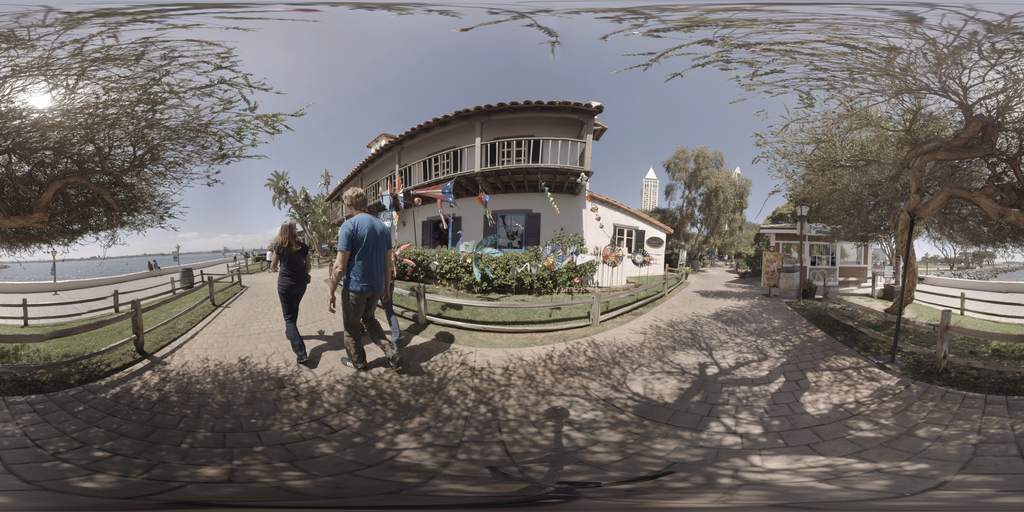
#> input picture dataset/other_data_set/othim19/data/othim19.png, 1024 x 512 px, found by its file name
$ python plot_fig_SBCCI2.py
#> lines starting #> are read from the running program, lines starting #| are printed output that depends on the picture
import math

import numpy as np
from PIL import Image, ImageDraw


def line_between_circles(c1, r1, c2, r2):
    """
    Returns two points (p1, p2) where the line connecting centers
    intersects the boundaries of the two circles.

    c1, c2: (x, y) centers
    r1, r2: radii
    """
    x1, y1 = c1
    x2, y2 = c2

    dx = x2 - x1
    dy = y2 - y1
    dist = math.hypot(dx, dy)

    if dist == 0:
        return c1, c2  # degenerate case

    ux = dx / dist
    uy = dy / dist

    # point on boundary of first circle
    p1 = (x1 + ux * r1, y1 + uy * r1)

    # point on boundary of second circle
    p2 = (x2 - ux * r2, y2 - uy * r2)

    return p1, p2


def circular_zoom(
    image_path, center, roi_size, zoom_factor=2.5, bubble_center=(300, 300)
):
    """
    image_path: path to input image
    center: (x, y) center of ROI
    roi_size: size of square ROI (pixels)
    zoom_factor: how much to enlarge
    bubble_center: where to place zoomed circle
    """
#> called with center = (550, 120), roi_size = 120, zoom_factor = 3, bubble_center = (170, 100)

    img = Image.open(image_path).convert("RGB")
#> img is the input picture: PIL image 1024x512 RGB; mean R, G, B 113.2, 107.7, 104.9
    draw = ImageDraw.Draw(img)

    x, y = center
    half = roi_size // 2

    # Crop ROI
    roi = img.crop((x - half, y - half, x + half, y + half))
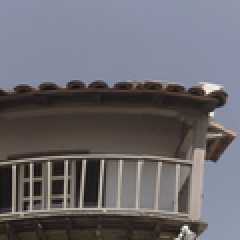
#> roi: PIL image 120x120 RGB (shown 2 times larger); mean R, G, B 106.6, 104.4, 109.6

    # Resize (zoom)
    zoom_size = int(roi_size * zoom_factor)
    roi_zoom = roi.resize((zoom_size, zoom_size), Image.NEAREST)
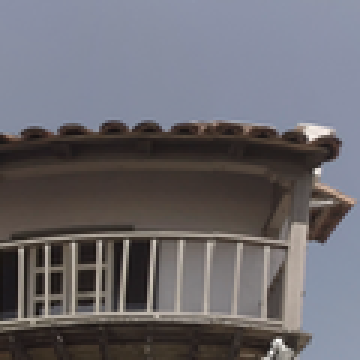
#> roi_zoom: PIL image 360x360 RGB; mean R, G, B 106.6, 104.4, 109.6

    # Create circular mask
    mask = Image.new("L", (zoom_size, zoom_size), 0)
#> mask: PIL image 360x360 L; every value is 0
    mask_draw = ImageDraw.Draw(mask)
    mask_draw.ellipse((0, 0, zoom_size, zoom_size), fill=255)

    # Paste zoomed ROI as circle
    bx, by = bubble_center
    img.paste(roi_zoom, (bx, by), mask)
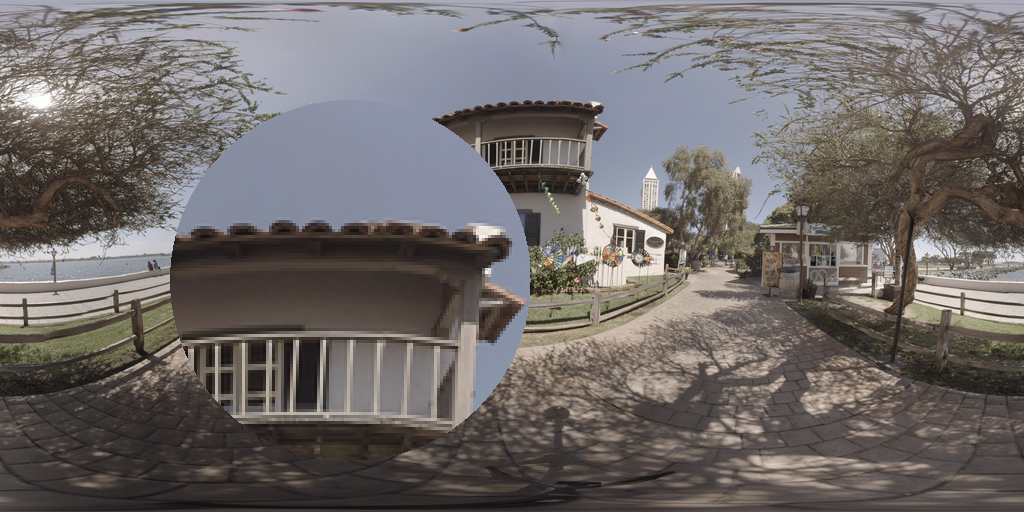
#> img: PIL image 1024x512 RGB; mean R, G, B 111.2, 106, 104.8

    # Draw circle around original ROI
    draw.ellipse((x - half, y - half, x + half, y + half), outline="white", width=3)

    # Draw circle border for zoom
    draw.ellipse((bx, by, bx + zoom_size, by + zoom_size), outline="white", width=4)

    # Centers
    c1 = (x, y)
    c2 = (bx + zoom_size // 2, by + zoom_size // 2)

    # Radii
    r1 = roi_size // 2
    r2 = zoom_size // 2

    p1, p2 = line_between_circles(c1, r1, c2, r2)

    draw.line([p1, p2], fill="white", width=2)

    """
    # Draw connecting line
    draw.line(
        [(x, y), (bx + zoom_size // 2, by + zoom_size // 2)],
        fill="white",
        width=2
    )
    """

    return img


# Example usage
if __name__ == "__main__":
    output = circular_zoom(
        image_path="/home/diego/Desktop/moric360-again/dataset/other_data_set/othim19/data/othim19.png",
        center=(550, 120),  # ROI center
        roi_size=120,
        zoom_factor=3,
        bubble_center=(170, 100),
    )

    output.save(
        "/home/diego/Desktop/moric360-again/imgs_fina_zomm_oficil/othim19_original_zoom.png"
    )
    # output.show()


"""
img = Image.open("input.jpg").convert("RGB")

rois = [
    ((400, 300), 120, (700, 50)),
    ((200, 500), 100, (700, 300)),
    ((600, 200), 80,  (700, 550)),
]

for center, size, bubble_pos in rois:
    img = circular_zoom_on_image(img, center, size, 3, bubble_pos)

img.save("multi_zoom.png")
"""
